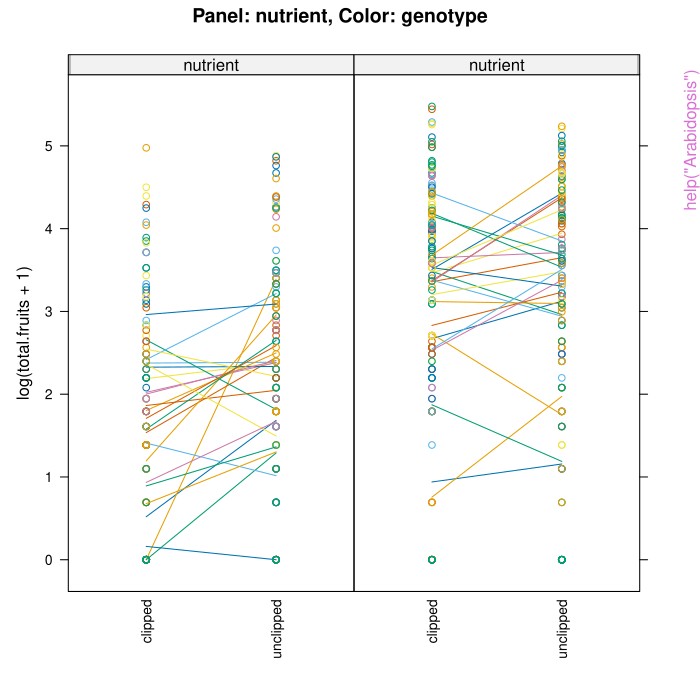

Source code (R):
pkgname <- "lme4"
source(file.path(R.home("share"), "R", "examples-header.R"))
options(warn = 1)
library('lme4')

base::assign(".oldSearch", base::search(), pos = 'CheckExEnv')
base::assign(".old_wd", base::getwd(), pos = 'CheckExEnv')
cleanEx()
nameEx("Arabidopsis")
### * Arabidopsis

flush(stderr()); flush(stdout())

### Name: Arabidopsis
### Title: Arabidopsis clipping/fertilization data
### Aliases: Arabidopsis
### Keywords: datasets

### ** Examples

data(Arabidopsis)
summary(Arabidopsis[,"total.fruits"])
table(gsub("[0-9].","",levels(Arabidopsis[,"popu"])))
library(lattice)
stripplot(log(total.fruits+1) ~ amd|nutrient, data = Arabidopsis,
          groups = gen,
          strip=strip.custom(strip.names=c(TRUE,TRUE)),
          type=c('p','a'), ## points and panel-average value --
          ## see ?panel.xyplot
          scales=list(x=list(rot=90)),
          main="Panel: nutrient, Color: genotype")



cleanEx()
nameEx("Dyestuff")
### * Dyestuff

flush(stderr()); flush(stdout())

### Name: Dyestuff
### Title: Yield of dyestuff by batch
### Aliases: Dyestuff Dyestuff2
### Keywords: datasets

### ** Examples

## Don't show: 
 # useful for the lme4-authors --- development, debugging, etc:
 commandArgs()[-1]
 if(FALSE) ## R environment variables:
 local({ ne <- names(e <- Sys.getenv())
         list(R    = e[grep("^R", ne)],
              "_R" = e[grep("^_R",ne)]) })
 Sys.getenv("R_ENVIRON")
 Sys.getenv("R_PROFILE")
 cat("R_LIBS:\n"); (RL <- strsplit(Sys.getenv("R_LIBS"), ":")[[1]])
 nRL <- normalizePath(RL)
 cat("and extra(:= not in R_LIBS) .libPaths():\n")
 .libPaths()[is.na(match(.libPaths(), nRL))]

 structure(Sys.info()[c(4,5,1:3)], class="simple.list") #-> 'nodename' ..
 sessionInfo()
 searchpaths()
 pkgI <- function(pkgname) {
   pd <- tryCatch(packageDescription(pkgname),
                  error=function(e)e, warning=function(w)w)
   if(inherits(pd, "error") || inherits(pd, "warning"))
     cat(sprintf("packageDescription(\"%s\") %s: %s\n",
                 pkgname, class(pd)[2], pd$message))
   else
     cat(sprintf("%s -- built: %s\n%*s -- dir  : %s\n",
                 pkgname, pd$Built, nchar(pkgname), "",
                 dirname(dirname(attr(pd, "file")))))
 }
 pkgI("Matrix")
 pkgI("Rcpp")
 ## 2012-03-12{MM}: fails with --as-cran
 pkgI("RcppEigen")
 pkgI("minqa")
 pkgI("lme4")
## End(Don't show)
require(lattice)
str(Dyestuff)
dotplot(reorder(Batch, Yield) ~ Yield, Dyestuff,
        ylab = "Batch", jitter.y = TRUE, aspect = 0.3,
        type = c("p", "a"))
dotplot(reorder(Batch, Yield) ~ Yield, Dyestuff2,
        ylab = "Batch", jitter.y = TRUE, aspect = 0.3,
        type = c("p", "a"))
(fm1 <- lmer(Yield ~ 1|Batch, Dyestuff))
(fm2 <- lmer(Yield ~ 1|Batch, Dyestuff2))



cleanEx()
nameEx("GHrule")
### * GHrule

flush(stderr()); flush(stdout())

### Name: GHrule
### Title: Univariate Gauss-Hermite quadrature rule
### Aliases: GHrule

### ** Examples

(r5  <- GHrule( 5, asMatrix=FALSE))
(r12 <- GHrule(12, asMatrix=FALSE))

## second, fourth, sixth, eighth and tenth central moments of the
## standard Gaussian N(0,1) density:
ps <- seq(2, 10, by = 2)
cbind(p = ps, "E[X^p]" = with(r5,  sapply(ps, function(p) sum(w * z^p)))) # p=10 is wrong for 5-rule
p <- 1:15
GQ12 <- with(r12, sapply(p, function(p) sum(w * z^p)))
cbind(p = p, "E[X^p]" = zapsmall(GQ12))
## standard R numerical integration can do it too:
intL <- lapply(p, function(p) integrate(function(x) x^p * dnorm(x),
                                        -Inf, Inf, rel.tol=1e-11))
integR <- sapply(intL, `[[`, "value")
cbind(p, "E[X^p]" = integR)# no zapsmall() needed here
all.equal(GQ12, integR, tol=0)# => shows small difference
stopifnot(all.equal(GQ12, integR, tol = 1e-10))
(xactMom <- cumprod(seq(1,13, by=2)))
stopifnot(all.equal(xactMom, GQ12[2*(1:7)], tol=1e-14))
## mean relative errors :
mean(abs(GQ12  [2*(1:7)] / xactMom - 1)) # 3.17e-16
mean(abs(integR[2*(1:7)] / xactMom - 1)) # 9.52e-17 {even better}



cleanEx()
nameEx("GQdk")
### * GQdk

flush(stderr()); flush(stdout())

### Name: GQdk
### Title: Sparse Gaussian / Gauss-Hermite Quadrature grid
### Aliases: GQdk GQN

### ** Examples

GQdk(2,5) # 53 x 3

GQN[[3]][[5]] # a 14 x 4 matrix



cleanEx()
nameEx("InstEval")
### * InstEval

flush(stderr()); flush(stdout())

### Name: InstEval
### Title: University Lecture/Instructor Evaluations by Students at ETH
### Aliases: InstEval
### Keywords: datasets

### ** Examples

str(InstEval)

head(InstEval, 16)
xtabs(~ service + dept, InstEval)



cleanEx()
nameEx("NelderMead-class")
### * NelderMead-class

flush(stderr()); flush(stdout())

### Name: NelderMead-class
### Title: Class '"NelderMead"' of Nelder-Mead optimizers and its Generator
### Aliases: NelderMead NelderMead-class
### Keywords: classes

### ** Examples

showClass("NelderMead")



cleanEx()
nameEx("Nelder_Mead")
### * Nelder_Mead

flush(stderr()); flush(stdout())

### Name: NelderMead
### Title: Nelder-Mead Optimization of Parameters, Possibly (Box)
###   Constrained
### Aliases: Nelder_Mead
### Keywords: classes

### ** Examples

fr <- function(x) {   ## Rosenbrock Banana function
    x1 <- x[1]
    x2 <- x[2]
    100 * (x2 - x1 * x1)^2 + (1 - x1)^2
}
p0 <- c(-1.2, 1)

oo  <- optim(p0, fr) ## also uses Nelder-Mead by default
o.  <- Nelder_Mead(fr, p0)
o.1 <- Nelder_Mead(fr, p0, control=list(verbose=1))# -> some iteration output
stopifnot(identical(o.[1:4], o.1[1:4]),
          all.equal(o.$par, oo$par, tolerance=1e-3))# diff: 0.0003865

o.2 <- Nelder_Mead(fr, p0, control=list(verbose=3, XtolRel=1e-15, FtolAbs= 1e-14))
all.equal(o.2[-5],o.1[-5], tolerance=1e-15)# TRUE, unexpectedly



cleanEx()
nameEx("Pastes")
### * Pastes

flush(stderr()); flush(stdout())

### Name: Pastes
### Title: Paste strength by batch and cask
### Aliases: Pastes
### Keywords: datasets

### ** Examples

str(Pastes)
require(lattice)
dotplot(cask ~ strength | reorder(batch, strength), Pastes,
        strip = FALSE, strip.left = TRUE, layout = c(1, 10),
        ylab = "Cask within batch",
        xlab = "Paste strength", jitter.y = TRUE)
## Modifying the factors to enhance the plot
Pastes <- within(Pastes, batch <- reorder(batch, strength))
Pastes <- within(Pastes, sample <- reorder(reorder(sample, strength),
          as.numeric(batch)))
dotplot(sample ~ strength | batch, Pastes,
        strip = FALSE, strip.left = TRUE, layout = c(1, 10),
        scales = list(y = list(relation = "free")),
        ylab = "Sample within batch",
        xlab = "Paste strength", jitter.y = TRUE)
## Four equivalent models differing only in specification
(fm1 <- lmer(strength ~ (1|batch) + (1|sample), Pastes))
(fm2 <- lmer(strength ~ (1|batch/cask), Pastes))
(fm3 <- lmer(strength ~ (1|batch) + (1|batch:cask), Pastes))
(fm4 <- lmer(strength ~ (1|batch/sample), Pastes))
## fm4 results in redundant labels on the sample:batch interaction
head(ranef(fm4)[[1]])
## compare to fm1
head(ranef(fm1)[[1]])
## This model is different and NOT appropriate for these data
(fm5 <- lmer(strength ~ (1|batch) + (1|cask), Pastes))

L <- getME(fm1, "L")
Matrix::image(L, sub = "Structure of random effects interaction in pastes model")



cleanEx()
nameEx("Penicillin")
### * Penicillin

flush(stderr()); flush(stdout())

### Name: Penicillin
### Title: Variation in penicillin testing
### Aliases: Penicillin
### Keywords: datasets

### ** Examples

str(Penicillin)
require(lattice)
dotplot(reorder(plate, diameter) ~ diameter, Penicillin, groups = sample,
        ylab = "Plate", xlab = "Diameter of growth inhibition zone (mm)",
        type = c("p", "a"), auto.key = list(columns = 3, lines = TRUE,
        title = "Penicillin sample"))
(fm1 <- lmer(diameter ~ (1|plate) + (1|sample), Penicillin))

L <- getME(fm1, "L")
Matrix::image(L, main = "L",
              sub = "Penicillin: Structure of random effects interaction")



cleanEx()
nameEx("VarCorr")
### * VarCorr

flush(stderr()); flush(stdout())

### Name: VarCorr
### Title: Extract Variance and Correlation Components
### Aliases: VarCorr VarCorr.merMod as.data.frame.VarCorr.merMod
###   print.VarCorr.merMod
### Keywords: models

### ** Examples

data(Orthodont, package="nlme")
fm1 <- lmer(distance ~ age + (age|Subject), data = Orthodont)
print(vc <- VarCorr(fm1))  ## default print method: standard dev and corr
## both variance and std.dev.
print(vc,comp=c("Variance","Std.Dev."), digits=2)
## variance only
print(vc, comp=c("Variance"))
## standard deviations only, but covariances rather than correlations
print(vc, corr = FALSE)
as.data.frame(vc)
as.data.frame(vc, order="lower.tri")



cleanEx()
nameEx("VerbAgg")
### * VerbAgg

flush(stderr()); flush(stdout())

### Name: VerbAgg
### Title: Verbal Aggression item responses
### Aliases: VerbAgg
### Keywords: datasets

### ** Examples

str(VerbAgg)
## Show how  r2 := h(resp) is defined:
with(VerbAgg, stopifnot( identical(r2, {
     r <- factor(resp, ordered=FALSE); levels(r) <- c("N","Y","Y"); r})))

xtabs(~ item + resp, VerbAgg)
xtabs(~ btype + resp, VerbAgg)
round(100 * ftable(prop.table(xtabs(~ situ + mode + resp, VerbAgg), 1:2), 1))
person <- unique(subset(VerbAgg, select = c(id, Gender, Anger)))
require(lattice)
densityplot(~ Anger, person, groups = Gender, auto.key = list(columns = 2),
            xlab = "Trait Anger score (STAXI)")

if(lme4:::testLevel() >= 3) { ## takes about 15 sec
    print(fmVA <- glmer(r2 ~ (Anger + Gender + btype + situ)^2 +
 		   (1|id) + (1|item), family = binomial, data =
		   VerbAgg), corr=FALSE)
} ## testLevel() >= 3
if (interactive()) {
## much faster but less accurate
    print(fmVA0 <- glmer(r2 ~ (Anger + Gender + btype + situ)^2 +
                             (1|id) + (1|item), family = binomial,
                         data = VerbAgg, nAGQ=0L), corr=FALSE)
} ## interactive()



cleanEx()
nameEx("allFit")
### * allFit

flush(stderr()); flush(stdout())

### Name: allFit
### Title: Refit a fitted model with all available optimizers
### Aliases: allFit
### Keywords: models

### ** Examples

if (interactive()) {
library(lme4)
  gm1 <- glmer(cbind(incidence, size - incidence) ~ period + (1 | herd),
             data = cbpp, family = binomial)
  ## show available methods
  allFit(show.meth.tab=TRUE) 
  gm_all <- allFit(gm1)
  ss <- summary(gm_all)
  ss$which.OK            ## logical vector: which optimizers worked?
  ## the other components only contain values for the optimizers that worked
  ss$llik                ## vector of log-likelihoods
  ss$fixef               ## table of fixed effects
  ss$sdcor               ## table of random effect SDs and correlations
  ss$theta               ## table of random effects parameters, Cholesky scale
} 
## Not run: 
##D   ## Parallel examples for Windows
##D   nc <- detectCores()-1
##D   optCls <- makeCluster(nc, type = "SOCK")
##D   clusterEvalQ(optCls,library("lme4"))
##D   ### not necessary here because using a built-in
##D   ## data set, but in general you should clusterExport() your data
##D   clusterExport(optCls, "cbpp")
##D   system.time(af1 <- allFit(m0, parallel = 'snow', 
##D                           ncpus = nc, cl=optCls))
##D   stopCluster(optCls)
## End(Not run)
 



cleanEx()
nameEx("bootMer")
### * bootMer

flush(stderr()); flush(stdout())

### Name: bootMer
### Title: Model-based (Semi-)Parametric Bootstrap for Mixed Models
### Aliases: bootMer
### Keywords: htest models

### ** Examples

if (interactive()) {
fm01ML <- lmer(Yield ~ 1|Batch, Dyestuff, REML = FALSE)
## see ?"profile-methods"
mySumm <- function(.) { s <- sigma(.)
    c(beta =getME(., "beta"), sigma = s, sig01 = unname(s * getME(., "theta"))) }
(t0 <- mySumm(fm01ML)) # just three parameters
## alternatively:
mySumm2 <- function(.) {
    c(beta=fixef(.),sigma=sigma(.), sig01=sqrt(unlist(VarCorr(.))))
}

set.seed(101)
## 3.8s (on a 5600 MIPS 64bit fast(year 2009) desktop "AMD Phenom(tm) II X4 925"):
system.time( boo01 <- bootMer(fm01ML, mySumm, nsim = 100) )

## to "look" at it
if (requireNamespace("boot")) {
    boo01
    ## note large estimated bias for sig01
    ## (~30% low, decreases _slightly_ for nsim = 1000)

    ## extract the bootstrapped values as a data frame ...
    head(as.data.frame(boo01))

    ## ------ Bootstrap-based confidence intervals ------------

    ## warnings about "Some ... intervals may be unstable" go away
    ##   for larger bootstrap samples, e.g. nsim=500

    ## intercept
    (bCI.1 <- boot::boot.ci(boo01, index=1, type=c("norm", "basic", "perc")))# beta

    ## Residual standard deviation - original scale:
    (bCI.2  <- boot::boot.ci(boo01, index=2, type=c("norm", "basic", "perc")))
    ## Residual SD - transform to log scale:
    (bCI.2L <- boot::boot.ci(boo01, index=2, type=c("norm", "basic", "perc"),
                       h = log, hdot = function(.) 1/., hinv = exp))

    ## Among-batch variance:
    (bCI.3 <- boot::boot.ci(boo01, index=3, type=c("norm", "basic", "perc"))) # sig01

    
    confint(boo01)
    confint(boo01,type="norm")
    confint(boo01,type="basic")

    ## Graphical examination:
    plot(boo01,index=3)

    ## Check stored values from a longer (1000-replicate) run:
    (load(system.file("testdata","boo01L.RData", package="lme4")))# "boo01L"
    plot(boo01L, index=3)
    mean(boo01L$t[,"sig01"]==0) ## note point mass at zero!
} 
} 



cleanEx()
nameEx("cake")
### * cake

flush(stderr()); flush(stdout())

### Name: cake
### Title: Breakage Angle of Chocolate Cakes
### Aliases: cake
### Keywords: datasets

### ** Examples

str(cake)
## 'temp' is continuous, 'temperature' an ordered factor with 6 levels

(fm1 <- lmer(angle ~ recipe * temperature + (1|recipe:replicate), cake, REML= FALSE))
(fm2 <- lmer(angle ~ recipe + temperature + (1|recipe:replicate), cake, REML= FALSE))
(fm3 <- lmer(angle ~ recipe + temp        + (1|recipe:replicate), cake, REML= FALSE))

## and now "choose" :
anova(fm3, fm2, fm1)



cleanEx()
nameEx("cbpp")
### * cbpp

flush(stderr()); flush(stdout())

### Name: cbpp
### Title: Contagious bovine pleuropneumonia
### Aliases: cbpp
### Keywords: datasets

### ** Examples

## response as a matrix
(m1 <- glmer(cbind(incidence, size - incidence) ~ period + (1 | herd),
             family = binomial, data = cbpp))
## response as a vector of probabilities and usage of argument "weights"
m1p <- glmer(incidence / size ~ period + (1 | herd), weights = size,
             family = binomial, data = cbpp)
## Confirm that these are equivalent:
stopifnot(all.equal(fixef(m1), fixef(m1p), tolerance = 1e-5),
          all.equal(ranef(m1), ranef(m1p), tolerance = 1e-5))

## GLMM with individual-level variability (accounting for overdispersion)
cbpp$obs <- 1:nrow(cbpp)
(m2 <- glmer(cbind(incidence, size - incidence) ~ period + (1 | herd) +  (1|obs),
              family = binomial, data = cbpp))



cleanEx()
nameEx("confint.merMod")
### * confint.merMod

flush(stderr()); flush(stdout())

### Name: confint.merMod
### Title: Compute Confidence Intervals for Parameters of a [ng]lmer Fit
### Aliases: confint.merMod confint.thpr

### ** Examples

if (interactive() || lme4_testlevel() >= 3) {
fm1 <- lmer(Reaction ~ Days + (Days|Subject), sleepstudy)
fm1W <- confint(fm1, method="Wald")# very fast, but not useful for "sigmas" = var-cov pars
fm1W
(fm2 <- lmer(Reaction ~ Days + (Days || Subject), sleepstudy))
(CI2 <- confint(fm2, maxpts = 8)) # method = "profile"; 8: to be much faster
## Don't show: 
 stopifnot(all.equal(tolerance = 5e-6, signif(unname(CI2), 7),
               array(c(15.25847, 3.964157, 22.88062, 237.5732,  7.33431,
                       37.78184, 8.768238, 28.78768, 265.2383, 13.60057),
                     dim = c(5L, 2L))))
## End(Don't show)
if (lme4_testlevel() >= 3) {
  system.time(fm1P <- confint(fm1, method="profile", ## <- default
                              oldNames = FALSE))
  ## --> ~ 2.2 seconds (2022)
  set.seed(123) # (reproducibility when using bootstrap)
  system.time(fm1B <- confint(fm1, method="boot", oldNames=FALSE,
                              .progress="txt", PBargs= list(style=3)))
  ## --> ~ 6.2 seconds (2022) and warning, messages
} else {
    load(system.file("testdata","confint_ex.rda",package="lme4"))
}
fm1P
fm1B
} ## if interactive && testlevel>=3



cleanEx()
nameEx("convergence")
### * convergence

flush(stderr()); flush(stdout())

### Name: convergence
### Title: Assessing Convergence for Fitted Models
### Aliases: convergence

### ** Examples

if (interactive()) {
fm1 <- lmer(Reaction ~ Days + (Days | Subject), sleepstudy)

## 1. decrease stopping tolerances
strict_tol <- lmerControl(optCtrl=list(xtol_abs=1e-8, ftol_abs=1e-8))
if (all(fm1@optinfo$optimizer=="nloptwrap")) {
    fm1.tol <- update(fm1, control=strict_tol)
}

## 2. center and scale predictors:
ss.CS <- transform(sleepstudy, Days=scale(Days))
fm1.CS <- update(fm1, data=ss.CS)

## 3. recompute gradient and Hessian with Richardson extrapolation
devfun <- update(fm1, devFunOnly=TRUE)
if (isLMM(fm1)) {
    pars <- getME(fm1,"theta")
} else {
    ## GLMM: requires both random and fixed parameters
    pars <- getME(fm1, c("theta","fixef"))
}
if (require("numDeriv")) {
    cat("hess:\n"); print(hess <- hessian(devfun, unlist(pars)))
    cat("grad:\n"); print(grad <- grad(devfun, unlist(pars)))
    cat("scaled gradient:\n")
    print(scgrad <- solve(chol(hess), grad))
}
## compare with internal calculations:
fm1@optinfo$derivs

## compute reciprocal condition number of Hessian
H <- fm1@optinfo$derivs$Hessian
Matrix::rcond(H)

## 4. restart the fit from the original value (or
## a slightly perturbed value):
fm1.restart <- update(fm1, start=pars)
set.seed(101)
pars_x <- runif(length(pars),pars/1.01,pars*1.01)
fm1.restart2 <- update(fm1, start=pars_x,
                       control=strict_tol)

## 5. try all available optimizers

  fm1.all <- allFit(fm1)
  ss <- summary(fm1.all)
  ss$ fixef               ## fixed effects
  ss$ llik                ## log-likelihoods
  ss$ sdcor               ## SDs and correlations
  ss$ theta               ## Cholesky factors
  ss$ which.OK            ## which fits worked

} 



cleanEx()
nameEx("devfun2")
### * devfun2

flush(stderr()); flush(stdout())

### Name: devfun2
### Title: Deviance Function in Terms of Standard Deviations/Correlations
### Aliases: devfun2
### Keywords: utilities

### ** Examples

m1 <- lmer(Reaction~Days+(Days|Subject),sleepstudy)
dd <- devfun2(m1, useSc=TRUE)
pp <- attr(dd,"optimum")
## extract variance-covariance and residual std dev parameters
sigpars <- pp[grepl("^\\.sig",names(pp))]
all.equal(unname(dd(sigpars)),deviance(refitML(m1)))



cleanEx()
nameEx("drop1.merMod")
### * drop1.merMod

flush(stderr()); flush(stdout())

### Name: drop1.merMod
### Title: Drop all possible single fixed-effect terms from a mixed effect
###   model
### Aliases: drop1.merMod
### Keywords: misc

### ** Examples

fm1 <- lmer(Reaction ~ Days + (Days|Subject), sleepstudy)
## likelihood ratio tests
drop1(fm1,test="Chisq")
## use Kenward-Roger corrected F test, or parametric bootstrap,
## to test the significance of each dropped predictor
if (require(pbkrtest) && packageVersion("pbkrtest")>="0.3.8") {
   KRSumFun <- function(object, objectDrop, ...) {
      krnames <- c("ndf","ddf","Fstat","p.value","F.scaling")
      r <- if (missing(objectDrop)) {
          setNames(rep(NA,length(krnames)),krnames)
      } else {
         krtest <- KRmodcomp(object,objectDrop)
         unlist(krtest$stats[krnames])
      }
      attr(r,"method") <- c("Kenward-Roger via pbkrtest package")
      r
   }
   drop1(fm1, test="user", sumFun=KRSumFun)

   if(lme4:::testLevel() >= 3) { ## takes about 16 sec
     nsim <- 100
     PBSumFun <- function(object, objectDrop, ...) {
	pbnames <- c("stat","p.value")
	r <- if (missing(objectDrop)) {
	    setNames(rep(NA,length(pbnames)),pbnames)
	} else {
	   pbtest <- PBmodcomp(object,objectDrop,nsim=nsim)
	   unlist(pbtest$test[2,pbnames])
	}
	attr(r,"method") <- c("Parametric bootstrap via pbkrtest package")
	r
     }
     system.time(drop1(fm1, test="user", sumFun=PBSumFun))
   }
}
## workaround for creating a formula in a separate environment
createFormula <- function(resp, fixed, rand) {  
    f <- reformulate(c(fixed,rand),response=resp)
    ## use the parent (createModel) environment, not the
    ## environment of this function (which does not contain 'data')
    environment(f) <- parent.frame()
    f
}
createModel <- function(data) {
    mf.final <- createFormula("Reaction", "Days", "(Days|Subject)")
    lmer(mf.final, data=data)
}
drop1(createModel(data=sleepstudy))



cleanEx()
nameEx("dummy")
### * dummy

flush(stderr()); flush(stdout())

### Name: dummy
### Title: Dummy variables (experimental)
### Aliases: dummy

### ** Examples

data(Orthodont,package="nlme")
lmer(distance ~ age + (age|Subject) +
     (0+dummy(Sex, "Female")|Subject), data = Orthodont)



cleanEx()
nameEx("expandDoubleVerts")
### * expandDoubleVerts

flush(stderr()); flush(stdout())

### Name: expandDoubleVerts
### Title: Expand terms with "||" notation into separate "|" terms
### Aliases: expandDoubleVerts ||
### Keywords: models utilities

### ** Examples

  m <- ~ x + (x || g)
  expandDoubleVerts(m)
  set.seed(101)
  dd <- expand.grid(f=factor(letters[1:3]),g=factor(1:200),rep=1:3)
  dd$y <- simulate(~f + (1|g) + (0+dummy(f,"b")|g) + (0+dummy(f,"c")|g),
          newdata=dd,
          newparams=list(beta=rep(0,3),
                         theta=c(1,2,1),
                         sigma=1),
          family=gaussian)[[1]]
  m1 <- lmer(y~f+(f|g),data=dd)
  VarCorr(m1)
  m2 <- lmer(y~f+(1|g) + (0+dummy(f,"b")|g) + (0+dummy(f,"c")|g),
               data=dd)
  VarCorr(m2)



cleanEx()
nameEx("findbars")
### * findbars

flush(stderr()); flush(stdout())

### Name: findbars
### Title: Determine random-effects expressions from a formula
### Aliases: findbars
### Keywords: models utilities

### ** Examples

findbars(f1 <- Reaction ~ Days + (Days | Subject))
## => list( Days | Subject )
## These two are equivalent:% tests in ../inst/tests/test-doubleVertNotation.R
findbars(y ~ Days + (1 | Subject) + (0 + Days | Subject))
findbars(y ~ Days + (Days || Subject))
## => list of length 2:  list ( 1 | Subject ,  0 + Days | Subject)
findbars(~ 1 + (1 | batch / cask))
## => list of length 2:  list ( 1 | cask:batch ,  1 | batch)
## Don't show: 
stopifnot(identical(findbars(f1),
                    list(quote(Days | Subject))))
## End(Don't show)



cleanEx()
nameEx("fixef")
### * fixef

flush(stderr()); flush(stdout())

### Name: fixef
### Title: Extract fixed-effects estimates
### Aliases: fixed.effects fixef fixef.merMod
### Keywords: models

### ** Examples

fixef(lmer(Reaction ~ Days + (1|Subject) + (0+Days|Subject), sleepstudy))
fm2 <- lmer(Reaction ~ Days + Days2 + (1|Subject),
            data=transform(sleepstudy,Days2=Days))
fixef(fm2,add.dropped=TRUE)
## first two parameters are the same ...
stopifnot(all.equal(fixef(fm2,add.dropped=TRUE)[1:2],
                    fixef(fm2)))



cleanEx()
nameEx("fortify")
### * fortify

flush(stderr()); flush(stdout())

### Name: fortify
### Title: add information to data based on a fitted model
### Aliases: fortify fortify.merMod getData getData.merMod

### ** Examples

  fm1 <- lmer(Reaction~Days+(1|Subject),sleepstudy)
  names(fortify.merMod(fm1))



cleanEx()
nameEx("getME")
### * getME

flush(stderr()); flush(stdout())

### Name: getME
### Title: Extract or Get Generalized Components from a Fitted Mixed
###   Effects Model
### Aliases: getL getL,merMod-method getME getME.merMod
### Keywords: utilities

### ** Examples

## shows many methods you should consider *before* using getME():
methods(class = "merMod")

(fm1 <- lmer(Reaction ~ Days + (Days|Subject), sleepstudy))
Z <- getME(fm1, "Z")
stopifnot(is(Z, "CsparseMatrix"),
          c(180,36) == dim(Z),
	  all.equal(fixef(fm1), b1 <- getME(fm1, "beta"),
		    check.attributes=FALSE, tolerance = 0))

## A way to get *all* getME()s :
## internal consistency check ensuring that all work:
parts <- getME(fm1, "ALL")
str(parts, max=2)
stopifnot(identical(Z,  parts $ Z),
          identical(b1, parts $ beta))



cleanEx()
nameEx("glmFamily-class")
### * glmFamily-class

flush(stderr()); flush(stdout())

### Name: glmFamily-class
### Title: Class '"glmFamily"' - a reference class for 'family'
### Aliases: glmFamily-class
### Keywords: classes

### ** Examples

str(glmFamily$new(family=poisson()))



cleanEx()
nameEx("glmer")
### * glmer

flush(stderr()); flush(stdout())

### Name: glmer
### Title: Fitting Generalized Linear Mixed-Effects Models
### Aliases: glmer
### Keywords: models

### ** Examples

## generalized linear mixed model
library(lattice)
xyplot(incidence/size ~ period|herd, cbpp, type=c('g','p','l'),
       layout=c(3,5), index.cond = function(x,y)max(y))
(gm1 <- glmer(cbind(incidence, size - incidence) ~ period + (1 | herd),
              data = cbpp, family = binomial))
## using nAGQ=0 only gets close to the optimum
(gm1a <- glmer(cbind(incidence, size - incidence) ~ period + (1 | herd),
               cbpp, binomial, nAGQ = 0))
## using  nAGQ = 9  provides a better evaluation of the deviance
## Currently the internal calculations use the sum of deviance residuals,
## which is not directly comparable with the nAGQ=0 or nAGQ=1 result.
## 'verbose = 1' monitors iteratin a bit; (verbose = 2 does more):
(gm1a <- glmer(cbind(incidence, size - incidence) ~ period + (1 | herd),
               cbpp, binomial, verbose = 1, nAGQ = 9))

## GLMM with individual-level variability (accounting for overdispersion)
## For this data set the model is the same as one allowing for a period:herd
## interaction, which the plot indicates could be needed.
cbpp$obs <- 1:nrow(cbpp)
(gm2 <- glmer(cbind(incidence, size - incidence) ~ period +
    (1 | herd) +  (1|obs),
              family = binomial, data = cbpp))
anova(gm1,gm2)

## glmer and glm log-likelihoods are consistent
gm1Devfun <- update(gm1,devFunOnly=TRUE)
gm0 <- glm(cbind(incidence, size - incidence) ~ period,
           family = binomial, data = cbpp)
## evaluate GLMM deviance at RE variance=theta=0, beta=(GLM coeffs)
gm1Dev0 <- gm1Devfun(c(0,coef(gm0)))
## compare
stopifnot(all.equal(gm1Dev0,c(-2*logLik(gm0))))
## the toenail oncholysis data from Backer et al 1998
## these data are notoriously difficult to fit
## Not run: 
##D if (require("HSAUR3")) {
##D     gm2 <- glmer(outcome~treatment*visit+(1|patientID),
##D                  data=toenail,
##D                  family=binomial,nAGQ=20)
##D }
## End(Not run)



cleanEx()
nameEx("glmer.nb")
### * glmer.nb

flush(stderr()); flush(stdout())

### Name: glmer.nb
### Title: Fitting Negative Binomial GLMMs
### Aliases: glmer.nb negative.binomial
### Keywords: models

### ** Examples

set.seed(101)
dd <- expand.grid(f1 = factor(1:3),
                  f2 = LETTERS[1:2], g=1:9, rep=1:15,
          KEEP.OUT.ATTRS=FALSE)
summary(mu <- 5*(-4 + with(dd, as.integer(f1) + 4*as.numeric(f2))))
dd$y <- rnbinom(nrow(dd), mu = mu, size = 0.5)
str(dd)
require("MASS")## and use its glm.nb() - as indeed we have zero random effect:
## Not run: 
##D m.glm <- glm.nb(y ~ f1*f2, data=dd, trace=TRUE)
##D summary(m.glm)
##D m.nb <- glmer.nb(y ~ f1*f2 + (1|g), data=dd, verbose=TRUE)
##D m.nb
##D ## The neg.binomial theta parameter:
##D getME(m.nb, "glmer.nb.theta")
##D LL <- logLik(m.nb)
##D ## mixed model has 1 additional parameter (RE variance)
##D stopifnot(attr(LL,"df")==attr(logLik(m.glm),"df")+1)
##D plot(m.nb, resid(.) ~ g)# works, as long as data 'dd' is found
## End(Not run)



cleanEx()
nameEx("golden-class")
### * golden-class

flush(stderr()); flush(stdout())

### Name: golden-class
### Title: Class '"golden"' and Generator for Golden Search Optimizer Class
### Aliases: golden-class golden
### Keywords: classes

### ** Examples

showClass("golden")

golden(lower= -100, upper= 1e100)



cleanEx()
nameEx("grouseticks")
### * grouseticks

flush(stderr()); flush(stdout())

### Name: grouseticks
### Title: Data on red grouse ticks from Elston et al. 2001
### Aliases: grouseticks grouseticks_agg
### Keywords: datasets

### ** Examples

if (interactive()) {
data(grouseticks)
## Figure 1a from Elston et al
par(las=1,bty="l")
tvec <- c(0,1,2,5,20,40,80)
pvec <- c(4,1,3)
with(grouseticks_agg,plot(1+meanTICKS~HEIGHT,
                  pch=pvec[factor(YEAR)],
                  log="y",axes=FALSE,
                  xlab="Altitude (m)",
                  ylab="Brood mean ticks"))
axis(side=1)
axis(side=2,at=tvec+1,label=tvec)
box()
abline(v=405,lty=2)
## Figure 1b
with(grouseticks_agg,plot(varTICKS~meanTICKS,
                  pch=4,
                  xlab="Brood mean ticks",
                  ylab="Within-brood variance"))
curve(1*x,from=0,to=70,add=TRUE)
## Model fitting
form <- TICKS~YEAR+HEIGHT+(1|BROOD)+(1|INDEX)+(1|LOCATION)
(full_mod1  <- glmer(form, family="poisson",data=grouseticks))
}



graphics::par(get("par.postscript", pos = 'CheckExEnv'))
cleanEx()
nameEx("hatvalues.merMod")
### * hatvalues.merMod

flush(stderr()); flush(stdout())

### Name: hatvalues.merMod
### Title: Diagonal elements of the hat matrix
### Aliases: hatvalues.merMod

### ** Examples

m <- lmer(Reaction ~ Days + (Days | Subject), sleepstudy)
hatvalues(m)



cleanEx()
nameEx("influence.merMod")
### * influence.merMod

flush(stderr()); flush(stdout())

### Name: influence.merMod
### Title: Influence Diagnostics for Mixed-Effects Models
### Aliases: influence.merMod dfbeta.influence.merMod
###   dfbetas.influence.merMod cooks.distance.influence.merMod
###   cooks.distance.merMod
### Keywords: models

### ** Examples

if (interactive()) {
  fm1 <- lmer(Reaction ~ Days + (Days | Subject), sleepstudy)
  inf_fm1 <- influence(fm1, "Subject")
  if (require("car")) {
    infIndexPlot(inf_fm1)
  }
  dfbeta(inf_fm1)
  dfbetas(inf_fm1)
  gm1 <- glmer(cbind(incidence, size - incidence) ~ period + (1 | herd),
               data = cbpp, family = binomial)
  inf_gm1 <- influence(gm1, "herd", maxfun=100)
  gm1.11 <- update(gm1, subset = herd != 11) # check deleting herd 11
  if (require("car")) {
    infIndexPlot(inf_gm1)
    compareCoefs(gm1, gm1.11)
  }
  if(packageVersion("car") >= "3.0.10") {
    dfbeta(inf_gm1)
    dfbetas(inf_gm1)
  }
 } 



cleanEx()
nameEx("isNested")
### * isNested

flush(stderr()); flush(stdout())

### Name: isNested
### Title: Is f1 nested within f2?
### Aliases: isNested

### ** Examples

with(Pastes, isNested(cask, batch))   ## => FALSE
with(Pastes, isNested(sample, batch))  ## => TRUE



cleanEx()
nameEx("isREML")
### * isREML

flush(stderr()); flush(stdout())

### Name: isREML
### Title: Check characteristics of models
### Aliases: isGLMM isLMM isNLMM isREML isGLMM.merMod isLMM.merMod
###   isNLMM.merMod isREML.merMod

### ** Examples

fm1 <- lmer(Reaction ~ Days + (Days|Subject), sleepstudy)
gm1 <- glmer(cbind(incidence, size - incidence) ~ period + (1 | herd),
              data = cbpp, family = binomial)
nm1 <- nlmer(circumference ~ SSlogis(age, Asym, xmid, scal) ~ Asym|Tree,
             Orange, start = c(Asym = 200, xmid = 725, scal = 350))

isLMM(fm1)
isGLMM(gm1)
## check all :
is.MM <- function(x) c(LMM = isLMM(x), GLMM= isGLMM(x), NLMM= isNLMM(x))
stopifnot(cbind(is.MM(fm1), is.MM(gm1), is.MM(nm1))
	  == diag(rep(TRUE,3)))



cleanEx()
nameEx("lmList")
### * lmList

flush(stderr()); flush(stdout())

### Name: lmList
### Title: Fit List of lm or glm Objects with a Common Model
### Aliases: lmList plot.lmList
### Keywords: models

### ** Examples

fm.plm  <- lmList(Reaction ~ Days | Subject, sleepstudy)
coef(fm.plm)
fm.2  <- update(fm.plm, pool = FALSE)
## coefficients are the same, "pooled or unpooled":
stopifnot( all.equal(coef(fm.2), coef(fm.plm)) )

(ci <- confint(fm.plm)) # print and rather *see* :
plot(ci)                # how widely they vary for the individuals



cleanEx()
nameEx("lmList4-class")
### * lmList4-class

flush(stderr()); flush(stdout())

### Name: lmList4-class
### Title: Class "lmList4" of 'lm' Objects on Common Model
### Aliases: lmList4-class show,lmList4-method
### Keywords: classes

### ** Examples

if(getRversion() >= "3.2.0") {
  (mm <- methods(class = "lmList4"))
  ## The S3 ("not S4") ones :
  mm[!attr(mm,"info")[,"isS4"]]
}
## For more examples:  example(lmList)  i.e., ?lmList



cleanEx()
nameEx("lmResp-class")
### * lmResp-class

flush(stderr()); flush(stdout())

### Name: lmResp-class
### Title: Reference Classes for Response Modules,
###   '"(lm|glm|nls|lmer)Resp"'
### Aliases: glmResp-class lmerResp-class lmResp-class nlsResp-class
### Keywords: classes

### ** Examples

showClass("lmResp")
str(lmResp$new(y=1:4))
showClass("glmResp")
str(glmResp$new(family=poisson(), y=1:4))
showClass("nlsResp")
showClass("lmerResp")
str(lmerResp$new(y=1:4))



cleanEx()
nameEx("lmer")
### * lmer

flush(stderr()); flush(stdout())

### Name: lmer
### Title: Fit Linear Mixed-Effects Models
### Aliases: lmer
### Keywords: models

### ** Examples

## linear mixed models - reference values from older code
(fm1 <- lmer(Reaction ~ Days + (Days | Subject), sleepstudy))
summary(fm1)# (with its own print method; see class?merMod % ./merMod-class.Rd

str(terms(fm1))
stopifnot(identical(terms(fm1, fixed.only=FALSE),
                    terms(model.frame(fm1))))
attr(terms(fm1, FALSE), "dataClasses") # fixed.only=FALSE needed for dataCl.

## Maximum Likelihood (ML), and "monitor" iterations via 'verbose':
fm1_ML <- update(fm1, REML=FALSE, verbose = 1)
(fm2 <- lmer(Reaction ~ Days + (Days || Subject), sleepstudy))
anova(fm1, fm2)
sm2 <- summary(fm2)
print(fm2, digits=7, ranef.comp="Var") # the print.merMod()         method
print(sm2, digits=3, corr=FALSE)       # the print.summary.merMod() method

## Fit sex-specific variances by constructing numeric dummy variables
## for sex and sex:age; in this case the estimated variance differences
## between groups in both intercept and slope are zero ...
data(Orthodont,package="nlme")
Orthodont$nsex <- as.numeric(Orthodont$Sex=="Male")
Orthodont$nsexage <- with(Orthodont, nsex*age)
lmer(distance ~ age + (age|Subject) + (0+nsex|Subject) +
     (0 + nsexage|Subject), data=Orthodont)



cleanEx()
nameEx("lmerControl")
### * lmerControl

flush(stderr()); flush(stdout())

### Name: lmerControl
### Title: Control of Mixed Model Fitting
### Aliases: glmerControl lmerControl nlmerControl .makeCC

### ** Examples

str(lmerControl())
str(glmerControl())
## fit with default algorithm [nloptr version of BOBYQA] ...
fm0 <- lmer(Reaction ~ Days +   ( 1 | Subject), sleepstudy)
fm1 <- lmer(Reaction ~ Days + (Days | Subject), sleepstudy)
## or with "bobyqa" (default 2013 - 2019-02) ...
fm1_bobyqa <- update(fm1, control = lmerControl(optimizer="bobyqa"))
## or with "Nelder_Mead" (the default till 2013) ...
fm1_NMead <- update(fm1, control = lmerControl(optimizer="Nelder_Mead"))
## or with the nlminb function used in older (<1.0) versions of lme4;
## this will usually replicate older results
if (require(optimx)) {
    fm1_nlminb <- update(fm1,
                         control = lmerControl(optimizer= "optimx",
                                               optCtrl  = list(method="nlminb")))
    ## The other option here is method="L-BFGS-B".
}

## Or we can wrap base::optim():
optimwrap <- function(fn,par,lower,upper,control=list(),
                      ...) {
    if (is.null(control$method)) stop("must specify method in optCtrl")
    method <- control$method
    control$method <- NULL
    ## "Brent" requires finite upper values (lower bound will always
    ##  be zero in this case)
    if (method=="Brent") upper <- pmin(1e4,upper)
    res <- optim(par=par, fn=fn, lower=lower,upper=upper,
                 control=control,method=method,...)
    with(res, list(par  = par,
                   fval = value,
                   feval= counts[1],
                   conv = convergence,
                   message = message))
}
fm0_brent <- update(fm0,
                    control = lmerControl(optimizer = "optimwrap",
                                          optCtrl = list(method="Brent")))

## You can also use functions (in addition to the lmerControl() default "NLOPT_BOBYQA")
## from the 'nloptr' package, see also  '?nloptwrap' :
if (require(nloptr)) {
    fm1_nloptr_NM <- update(fm1, control=lmerControl(optimizer="nloptwrap",
                                      optCtrl=list(algorithm="NLOPT_LN_NELDERMEAD")))
    fm1_nloptr_COBYLA <- update(fm1, control=lmerControl(optimizer="nloptwrap",
                                      optCtrl=list(algorithm="NLOPT_LN_COBYLA",
                                                   xtol_rel=1e-6,
                                                   xtol_abs=1e-10,
                                                   ftol_abs=1e-10)))
}
## other algorithm options include NLOPT_LN_SBPLX



cleanEx()
nameEx("merMod-class")
### * merMod-class

flush(stderr()); flush(stdout())

### Name: merMod-class
### Title: Class "merMod" of Fitted Mixed-Effect Models
### Aliases: anova.merMod as.function.merMod coef.merMod deviance.merMod
###   df.residual.merMod extractAIC.merMod family.merMod fitted.merMod
###   formula.merMod glmerMod-class lmerMod-class logLik.merMod merMod
###   merMod-class model.frame.merMod model.matrix.merMod ngrps.merMod
###   nobs.merMod nobs nlmerMod-class print.merMod print.summary.merMod
###   show,merMod-method show.merMod show.summary.merMod summary.merMod
###   summary.summary.merMod terms.merMod update.merMod weights.merMod
###   REMLcrit
### Keywords: classes

### ** Examples

showClass("merMod")
methods(class="merMod")## over 30  (S3) methods available

m1 <- lmer(Reaction ~ Days + (Days | Subject), sleepstudy)
print(m1, ranef.corr = TRUE)   ## print correlations of REs
print(m1, ranef.corr = FALSE)  ## print covariances of REs




cleanEx()
nameEx("merPredD-class")
### * merPredD-class

flush(stderr()); flush(stdout())

### Name: merPredD-class
### Title: Class '"merPredD"' - a Dense Predictor Reference Class
### Aliases: merPredD-class
### Keywords: classes

### ** Examples

showClass("merPredD")
pp <- slot(lmer(Yield ~ 1|Batch, Dyestuff), "pp")
stopifnot(is(pp, "merPredD"))
str(pp) # an overview of all fields and methods' names.



cleanEx()
nameEx("mkReTrms")
### * mkReTrms

flush(stderr()); flush(stdout())

### Name: mkReTrms
### Title: Make Random Effect Terms: Create Z, Lambda, Lind, etc.
### Aliases: mkReTrms mkNewReTrms
### Keywords: utilities

### ** Examples

data("Pixel", package="nlme")
mform <- pixel ~ day + I(day^2) + (day | Dog) + (1 | Side/Dog)
(bar.f <- findbars(mform)) # list with 3 terms
mf <- model.frame(subbars(mform),data=Pixel)
rt <- mkReTrms(bar.f,mf)
names(rt)



cleanEx()
nameEx("modular")
### * modular

flush(stderr()); flush(stdout())

### Name: modular
### Title: Modular Functions for Mixed Model Fits
### Aliases: glFormula lFormula mkGlmerDevfun mkLmerDevfun modular
###   optimizeGlmer optimizeLmer updateGlmerDevfun
### Keywords: models

### ** Examples

### Fitting a linear mixed model in 4 modularized steps

## 1.  Parse the data and formula:
lmod <- lFormula(Reaction ~ Days + (Days|Subject), sleepstudy)
names(lmod)
## 2.  Create the deviance function to be optimized:
(devfun <- do.call(mkLmerDevfun, lmod))
ls(environment(devfun)) # the environment of 'devfun' contains objects
                        # required for its evaluation
## 3.  Optimize the deviance function:
opt <- optimizeLmer(devfun)
opt[1:3]
## 4.  Package up the results:
mkMerMod(environment(devfun), opt, lmod$reTrms, fr = lmod$fr)


### Same model in one line
lmer(Reaction ~ Days + (Days|Subject), sleepstudy)


### Fitting a generalized linear mixed model in six modularized steps

## 1.  Parse the data and formula:
glmod <- glFormula(cbind(incidence, size - incidence) ~ period + (1 | herd),
                   data = cbpp, family = binomial)
    #.... see what've got :
str(glmod, max=1, give.attr=FALSE)
## 2.  Create the deviance function for optimizing over theta:
(devfun <- do.call(mkGlmerDevfun, glmod))
ls(environment(devfun)) # the environment of devfun contains lots of info
## 3.  Optimize over theta using a rough approximation (i.e. nAGQ = 0):
(opt <- optimizeGlmer(devfun))
## 4.  Update the deviance function for optimizing over theta and beta:
(devfun <- updateGlmerDevfun(devfun, glmod$reTrms))
## 5.  Optimize over theta and beta:
opt <- optimizeGlmer(devfun, stage=2)
str(opt, max=1) # seeing what we'got
## 6.  Package up the results:
(fMod <- mkMerMod(environment(devfun), opt, glmod$reTrms, fr = glmod$fr))

### Same model in one line
fM <- glmer(cbind(incidence, size - incidence) ~ period + (1 | herd),
            data = cbpp, family = binomial)
all.equal(fMod, fM, check.attributes=FALSE, tolerance = 1e-12)
        # ----  --  even tolerance = 0  may work



cleanEx()
nameEx("namedList")
### * namedList

flush(stderr()); flush(stdout())

### Name: namedList
### Title: Self-naming list function
### Aliases: namedList

### ** Examples

a <- 1
b <- 2
c <- 3
str(namedList(a, b, d = c))



cleanEx()
nameEx("ngrps")
### * ngrps

flush(stderr()); flush(stdout())

### Name: ngrps
### Title: Number of Levels of a Factor or a "merMod" Model
### Aliases: ngrps

### ** Examples

ngrps(factor(seq(1,10,2)))
ngrps(lmer(Reaction ~ 1|Subject, sleepstudy))

## A named vector if there's more than one grouping factor :
ngrps(lmer(strength ~ (1|batch/cask), Pastes))
## cask:batch      batch
##         30         10

methods(ngrps) # -> "factor" and "merMod"



cleanEx()
nameEx("nlmer")
### * nlmer

flush(stderr()); flush(stdout())

### Name: nlmer
### Title: Fitting Nonlinear Mixed-Effects Models
### Aliases: nlmer
### Keywords: models

### ** Examples

## nonlinear mixed models --- 3-part formulas ---
## 1. basic nonlinear fit. Use stats::SSlogis for its
## implementation of the 3-parameter logistic curve.
## "SS" stands for "self-starting logistic", but the
## "self-starting" part is not currently used by nlmer ... 'start' is
## necessary
startvec <- c(Asym = 200, xmid = 725, scal = 350)
(nm1 <- nlmer(circumference ~ SSlogis(age, Asym, xmid, scal) ~ Asym|Tree,
             Orange, start = startvec))
## 2. re-run with "quick and dirty" PIRLS step
(nm1a <- update(nm1, nAGQ = 0L))

## 3. Fit the same model with a user-built function:
## a. Define formula
nform <- ~Asym/(1+exp((xmid-input)/scal))
## b. Use deriv() to construct function:
nfun <- deriv(nform,namevec=c("Asym","xmid","scal"),
              function.arg=c("input","Asym","xmid","scal"))
nm1b <- update(nm1,circumference ~ nfun(age, Asym, xmid, scal)  ~ Asym | Tree)

## 4. User-built function without using deriv():
##    derivatives could be computed more efficiently
##    by pre-computing components, but these are essentially
##    the gradients as one would derive them by hand
nfun2 <- function(input, Asym, xmid, scal) {
    value <- Asym/(1+exp((xmid-input)/scal))
    grad <- cbind(Asym=1/(1+exp((xmid-input)/scal)),
              xmid=-Asym/(1+exp((xmid-input)/scal))^2*1/scal*
                    exp((xmid-input)/scal),
              scal=-Asym/(1+exp((xmid-input)/scal))^2*
                     -(xmid-input)/scal^2*exp((xmid-input)/scal))
    attr(value,"gradient") <- grad
    value
}
stopifnot(all.equal(attr(nfun(2,1,3,4),"gradient"),
                    attr(nfun(2,1,3,4),"gradient")))
nm1c <- update(nm1,circumference ~ nfun2(age, Asym, xmid, scal)  ~ Asym | Tree)



cleanEx()
nameEx("nloptwrap")
### * nloptwrap

flush(stderr()); flush(stdout())

### Name: nloptwrap
### Title: Wrappers for additional optimizers
### Aliases: nloptwrap nlminbwrap

### ** Examples

library(lme4)
ls.str(environment(nloptwrap)) # 'defaultControl' algorithm "NLOPT_LN_BOBYQA"
## Note that  'optimizer =  "nloptwrap"' is now the default for lmer() :
fm1 <- lmer(Reaction ~ Days + (Days|Subject), sleepstudy)
## tighten tolerances
fm1B <- update(fm1, control= lmerControl(optCtrl = list(xtol_abs=1e-8, ftol_abs=1e-8)))
## run for longer (no effect in this case)
fm1C <- update(fm1,control = lmerControl(optCtrl = list(maxeval=10000)))

  logLik(fm1B) - logLik(fm1)  ## small difference in log likelihood
c(logLik(fm1C) - logLik(fm1)) ## no difference in LL
## Nelder-Mead
fm1_nloptr_NM <- update(fm1, control=
                  lmerControl(optimizer = "nloptwrap",
                              optCtrl = list(algorithm = "NLOPT_LN_NELDERMEAD")))
## other nlOpt algorithm options include NLOPT_LN_COBYLA, NLOPT_LN_SBPLX, see
if(interactive())
  nloptr::nloptr.print.options()

fm1_nlminb <- update(fm1, control=lmerControl(optimizer = "nlminbwrap"))
if (require(optimx)) { ## the 'optimx'-based nlminb :
  fm1_nlminb2 <- update(fm1, control=
                lmerControl(optimizer = "optimx",
                            optCtrl = list(method="nlminb", kkt=FALSE)))
  cat("Likelihood difference (typically zero):  ",
      c(logLik(fm1_nlminb) - logLik(fm1_nlminb2)), "\n")
}





cleanEx()
nameEx("nobars")
### * nobars

flush(stderr()); flush(stdout())

### Name: nobars
### Title: Omit terms separated by vertical bars in a formula
### Aliases: nobars
### Keywords: models utilities

### ** Examples

nobars(Reaction ~ Days + (Days|Subject)) ## => Reaction ~ Days



cleanEx()
nameEx("plot.merMod")
### * plot.merMod

flush(stderr()); flush(stdout())

### Name: plot.merMod
### Title: Diagnostic Plots for 'merMod' Fits
### Aliases: plot.merMod qqmath.merMod

### ** Examples

data(Orthodont,package="nlme")
fm1 <- lmer(distance ~ age + (age|Subject), data=Orthodont)
## standardized residuals versus fitted values by gender
plot(fm1, resid(., scaled=TRUE) ~ fitted(.) | Sex, abline = 0)
## box-plots of residuals by Subject
plot(fm1, Subject ~ resid(., scaled=TRUE))
## observed versus fitted values by Subject
plot(fm1, distance ~ fitted(.) | Subject, abline = c(0,1))
## residuals by age, separated by Subject
plot(fm1, resid(., scaled=TRUE) ~ age | Sex, abline = 0)
## scale-location plot, with red smoothed line
scale_loc_plot <- function(m, line.col = "red", line.lty = 1,
                           line.lwd = 2) {
  plot(fm1, sqrt(abs(resid(.))) ~ fitted(.),
       type = c("p", "smooth"),
       par.settings = list(plot.line =
                             list(alpha=1, col = line.col,
                                  lty = line.lty, lwd = line.lwd)))
}
scale_loc_plot(fm1)
## Q-Q plot
lattice::qqmath(fm1, id=0.05)
ggp.there <- "package:ggplot2" %in% search()
if (ggp.there || require("ggplot2")) {
    ## we can create the same plots using ggplot2 and the fortify() function
    fm1F <- fortify.merMod(fm1)
    ggplot(fm1F, aes(.fitted, .resid)) + geom_point(colour="blue") +
           facet_grid(. ~ Sex) + geom_hline(yintercept=0)
    ## note: Subjects are ordered by mean distance
    ggplot(fm1F, aes(Subject,.resid)) + geom_boxplot() + coord_flip()
    ggplot(fm1F, aes(.fitted,distance)) + geom_point(colour="blue") +
        facet_wrap(~Subject) +geom_abline(intercept=0,slope=1)
    ggplot(fm1F, aes(age,.resid)) + geom_point(colour="blue") + facet_grid(.~Sex) +
        geom_hline(yintercept=0)+ geom_line(aes(group=Subject),alpha=0.4) +
        geom_smooth(method="loess")
    ## (warnings about loess are due to having only 4 unique x values)
    if(!ggp.there) detach("package:ggplot2")
}



cleanEx()
nameEx("plots.thpr")
### * plots.thpr

flush(stderr()); flush(stdout())

### Name: plots.thpr
### Title: Mixed-Effects Profile Plots (Regular / Density / Pairs)
### Aliases: xyplot.thpr densityplot.thpr splom.thpr

### ** Examples

## see   example("profile.merMod")



cleanEx()
nameEx("predict.merMod")
### * predict.merMod

flush(stderr()); flush(stdout())

### Name: predict.merMod
### Title: Predictions from a model at new data values
### Aliases: predict.merMod

### ** Examples

(gm1 <- glmer(cbind(incidence, size - incidence) ~ period + (1 |herd), cbpp, binomial))
str(p0 <- predict(gm1))            # fitted values
str(p1 <- predict(gm1,re.form=NA))  # fitted values, unconditional (level-0)
newdata <- with(cbpp, expand.grid(period=unique(period), herd=unique(herd)))
str(p2 <- predict(gm1,newdata))    # new data, all RE
str(p3 <- predict(gm1,newdata,re.form=NA)) # new data, level-0
str(p4 <- predict(gm1,newdata,re.form= ~(1|herd))) # explicitly specify RE
stopifnot(identical(p2, p4))
## Don't show: 

## predict() should work with variable names with spaces [as lm() does]:
dd <- expand.grid(y=1:3, "Animal ID" = 1:9)
fm <- lmer(y ~ 1 + (1 | `Animal ID`),  dd)
summary(fm)
isel <- c(7, 9, 11, 13:17, 20:22)
stopifnot(all.equal(vcov(fm)[1,1], 0.02564102564),
	  all.equal(unname(predict(fm, newdata = dd[isel,])),
		    unname( fitted(fm) [isel])))
## End(Don't show)
 



cleanEx()
nameEx("profile-methods")
### * profile-methods

flush(stderr()); flush(stdout())

### Name: profile-methods
### Title: Profile method for merMod objects
### Aliases: as.data.frame.thpr log.thpr logProf varianceProf
###   profile-methods profile.merMod
### Keywords: methods

### ** Examples

fm01ML <- lmer(Yield ~ 1|Batch, Dyestuff, REML = FALSE)
system.time(
  tpr  <- profile(fm01ML, optimizer="Nelder_Mead", which="beta_")
)## fast; as only *one* beta parameter is profiled over -> 0.09s (2022)

## full profiling (default which means 'all') needs longer:
system.time( tpr  <- profile(fm01ML, signames=FALSE))
## ~ 0.26s (2022) + possible warning about convergence
(confint(tpr) -> CIpr)
if (interactive()) {
 library("lattice")
 xyplot(tpr)
 xyplot(tpr, absVal=TRUE) # easier to see conf.int.s (and check symmetry)
 xyplot(tpr, conf = c(0.95, 0.99), # (instead of all five 50, 80,...)
        main = "95% and 99% profile() intervals")
 xyplot(logProf(tpr, ranef=FALSE),
        main = expression("lmer profile()s"~~ log(sigma)*" (only log)"))
 densityplot(tpr, main="densityplot( profile(lmer(..)) )")
 densityplot(varianceProf(tpr), main=" varianceProf( profile(lmer(..)) )")
 splom(tpr)
 splom(logProf(tpr, ranef=FALSE))
 doMore <- lme4:::testLevel() > 2 
 if(doMore) { ## not typically, for time constraint reasons
   ## Batch and residual variance only
   system.time(tpr2 <- profile(fm01ML, which=1:2)) # , optimizer="Nelder_Mead" gives warning
   print( xyplot(tpr2) )
   print( xyplot(log(tpr2)) )# log(sigma) is better
   print( xyplot(logProf(tpr2, ranef=FALSE)) )

   ## GLMM example
   gm1 <- glmer(cbind(incidence, size - incidence) ~ period + (1 | herd),
               data = cbpp, family = binomial)
   ## running ~ 10 seconds on a modern machine {-> "verbose" while you wait}:
   print( system.time(pr4 <- profile(gm1, verbose=TRUE)) )
   print( xyplot(pr4, layout=c(5,1), as.table=TRUE) )
   print( xyplot(log(pr4), absVal=TRUE) ) # log(sigma_1)
   print( splom(pr4) )
   print( system.time( # quicker: only sig01 and one fixed effect
       pr2 <- profile(gm1, which=c("theta_", "period2"))))
   print( confint(pr2) )
   ## delta..: higher underlying resolution, only for 'sigma_1':
   print( system.time(
       pr4.hr <- profile(gm1, which="theta_", delta.cutoff=1/16)))
   print( xyplot(pr4.hr) )
 }
} # only if interactive()



cleanEx()
nameEx("ranef")
### * ranef

flush(stderr()); flush(stdout())

### Name: ranef
### Title: Extract the modes of the random effects
### Aliases: ranef ranef.merMod dotplot.ranef.mer qqmath.ranef.mer
###   as.data.frame.ranef.mer
### Keywords: methods models

### ** Examples

library(lattice) ## for dotplot, qqmath
fm1 <- lmer(Reaction ~ Days + (Days|Subject), sleepstudy)
fm2 <- lmer(Reaction ~ Days + (1|Subject) + (0+Days|Subject), sleepstudy)
fm3 <- lmer(diameter ~ (1|plate) + (1|sample), Penicillin)
ranef(fm1)
str(rr1 <- ranef(fm1))
dotplot(rr1)  ## default
qqmath(rr1)
## specify free scales in order to make Day effects more visible
dotplot(rr1,scales = list(x = list(relation = 'free')))[["Subject"]]
## plot options: ... can specify appearance of vertical lines with
## lty.v, col.line.v, lwd.v, etc..
dotplot(rr1, lty = 3, lty.v = 2, col.line.v = "purple",
        col = "red", col.line.h = "gray")
ranef(fm2)
op <- options(digits = 4)
ranef(fm3, drop = TRUE)
options(op)
## as.data.frame() provides RE's and conditional standard deviations:
str(dd <- as.data.frame(rr1))
if (require(ggplot2)) {
    ggplot(dd, aes(y=grp,x=condval)) +
        geom_point() + facet_wrap(~term,scales="free_x") +
        geom_errorbarh(aes(xmin=condval -2*condsd,
                           xmax=condval +2*condsd), height=0)
}



cleanEx()
nameEx("rePCA")
### * rePCA

flush(stderr()); flush(stdout())

### Name: rePCA
### Title: PCA of random-effects covariance matrix
### Aliases: rePCA

### ** Examples

  fm1 <- lmer(Reaction~Days+(Days|Subject), sleepstudy)
  rePCA(fm1)



cleanEx()
nameEx("rePos-class")
### * rePos-class

flush(stderr()); flush(stdout())

### Name: rePos-class
### Title: Class '"rePos"'
### Aliases: rePos-class
### Keywords: classes

### ** Examples

showClass("rePos")



cleanEx()
nameEx("refit")
### * refit

flush(stderr()); flush(stdout())

### Name: refit
### Title: Refit a (merMod) Model with a Different Response
### Aliases: refit refit.merMod

### ** Examples

## Ex. 1: using refit() to fit each column in a matrix of responses -------
set.seed(101)
Y <- matrix(rnorm(1000),ncol=10)
## combine first column of responses with predictor variables
d <- data.frame(y=Y[,1],x=rnorm(100),f=rep(1:10,10))
## (use check.conv.grad="ignore" to disable convergence checks because we
##  are using a fake example)
## fit first response
fit1 <- lmer(y ~ x+(1|f), data = d,
             control= lmerControl(check.conv.grad="ignore",
                                  check.conv.hess="ignore"))
## combine fit to first response with fits to remaining responses
res <- c(fit1, lapply(as.data.frame(Y[,-1]), refit, object=fit1))

## Ex. 2: refitting simulated data using data that contain NA values ------
sleepstudyNA <- sleepstudy
sleepstudyNA$Reaction[1:3] <- NA
fm0 <- lmer(Reaction ~ Days + (1|Subject), sleepstudyNA)
## the special case of refitting with a single simulation works ...
ss0 <- refit(fm0, simulate(fm0))
## ... but if simulating multiple responses (for efficiency),
## need to use na.action=na.exclude in order to have proper length of data
fm1 <- lmer(Reaction ~ Days + (1|Subject), sleepstudyNA, na.action=na.exclude)
ss <- simulate(fm1, 5)
res2 <- refit(fm1, ss[[5]])



cleanEx()
nameEx("sigma")
### * sigma

flush(stderr()); flush(stdout())

### Name: sigma
### Title: Extract Residual Standard Deviation 'Sigma'
### Aliases: sigma sigma.merMod

### ** Examples

methods(sigma)# from R 3.3.0 on, shows methods from pkgs 'stats' *and* 'lme4'



cleanEx()
nameEx("simulate.merMod")
### * simulate.merMod

flush(stderr()); flush(stdout())

### Name: simulate.merMod
### Title: Simulate Responses From 'merMod' Object
### Aliases: simulate.merMod .simulateFun

### ** Examples

## test whether fitted models are consistent with the
##  observed number of zeros in CBPP data set:
gm1 <- glmer(cbind(incidence, size - incidence) ~ period + (1 | herd),
             data = cbpp, family = binomial)
gg <- simulate(gm1,1000)
zeros <- sapply(gg,function(x) sum(x[,"incidence"]==0))
plot(table(zeros))
abline(v=sum(cbpp$incidence==0),col=2)
##
## simulate from a non-fitted model; in this case we are just
## replicating the previous model, but starting from scratch
params <- list(theta=0.5,beta=c(2,-1,-2,-3))
simdat <- with(cbpp,expand.grid(herd=levels(herd),period=factor(1:4)))
simdat$size <- 15
simdat$incidence <- sample(0:1,size=nrow(simdat),replace=TRUE)
form <- formula(gm1)[-2]  ## RHS of equation only
simulate(form,newdata=simdat,family=binomial,
    newparams=params)
## simulate from negative binomial distribution instead
simulate(form,newdata=simdat,family=negative.binomial(theta=2.5),
    newparams=params)



cleanEx()
nameEx("sleepstudy")
### * sleepstudy

flush(stderr()); flush(stdout())

### Name: sleepstudy
### Title: Reaction times in a sleep deprivation study
### Aliases: sleepstudy
### Keywords: datasets

### ** Examples

str(sleepstudy)
require(lattice)
xyplot(Reaction ~ Days | Subject, sleepstudy, type = c("g","p","r"),
       index = function(x,y) coef(lm(y ~ x))[1],
       xlab = "Days of sleep deprivation",
       ylab = "Average reaction time (ms)", aspect = "xy")
(fm1 <- lmer(Reaction ~ Days + (Days|Subject), sleepstudy, subset=Days>=2))
## independent model
(fm2 <- lmer(Reaction ~ Days + (1|Subject) + (0+Days|Subject), sleepstudy, subset=Days>=2))



cleanEx()
nameEx("subbars")
### * subbars

flush(stderr()); flush(stdout())

### Name: subbars
### Title: "Sub[stitute] Bars"
### Aliases: subbars
### Keywords: models utilities

### ** Examples

subbars(Reaction ~ Days + (Days|Subject)) ## => Reaction ~ Days + (Days + Subject)



cleanEx()
nameEx("utilities")
### * utilities

flush(stderr()); flush(stdout())

### Name: prt-utilities
### Title: Print and Summary Method Utilities for Mixed Effects
### Aliases: .prt.methTit .prt.VC .prt.aictab .prt.call .prt.family
###   .prt.grps .prt.methTit .prt.resids .prt.warn formatVC llikAIC
###   methTitle
### Keywords: utilities

### ** Examples

## Create a few "lme4 standard" models ------------------------------
fm1 <- lmer(Reaction ~ Days + (Days | Subject), sleepstudy)
fmM <- update(fm1, REML=FALSE) # -> Maximum Likelihood
fmQ <- update(fm1, . ~ Days + (Days | Subject))

gm1 <- glmer(cbind(incidence, size - incidence) ~ period + (1 | herd),
             data = cbpp, family = binomial)
gmA <- update(gm1, nAGQ = 5)


(lA1 <- llikAIC(fm1))
(lAM <- llikAIC(fmM))
(lAg <- llikAIC(gmA))

(m1 <- methTitle(fm1 @ devcomp $ dims))
(mM <- methTitle(fmM @ devcomp $ dims))
(mG <- methTitle(gm1 @ devcomp $ dims))
(mA <- methTitle(gmA @ devcomp $ dims))

.prt.methTit(m1, class(fm1))
.prt.methTit(mA, class(gmA))

.prt.family(gaussian())
.prt.family(binomial())
.prt.family( poisson())

.prt.resids(residuals(fm1), digits = 4)
.prt.resids(residuals(fmM), digits = 2)

.prt.call(getCall(fm1))
.prt.call(getCall(gm1))

.prt.aictab ( lA1 $ AICtab ) # REML
.prt.aictab ( lAM $ AICtab ) # ML --> AIC, BIC, ...

V1 <- VarCorr(fm1)
m <- formatVC(V1)
stopifnot(is.matrix(m), is.character(m), ncol(m) == 4)
print(m, quote = FALSE) ## prints all but the first line of .prt.VC() below:
.prt.VC( V1, digits = 4)
## Random effects:
##  Groups   Name        Std.Dev. Corr
##  Subject  (Intercept) 24.740
##           Days         5.922   0.07
##  Residual             25.592
p1 <- capture.output(V1)
p2 <- capture.output( print(m, quote=FALSE) )
pX <- capture.output( .prt.VC(V1, digits = max(3, getOption("digits")-2)) )
stopifnot(identical(p1, p2),
          identical(p1, pX[-1])) # [-1] : dropping 1st line

(Vq <- VarCorr(fmQ)) # default print()
print(Vq, comp = c("Std.Dev.", "Variance"))
print(Vq, comp = c("Std.Dev.", "Variance"), corr=FALSE)
print(Vq, comp = "Variance")

.prt.grps(ngrps = ngrps(fm1),
          nobs  = nobs (fm1))
## --> Number of obs: 180, groups:  Subject, 18

.prt.warn(fm1 @ optinfo) # nothing .. had no warnings
.prt.warn(fmQ @ optinfo) # (ditto)



cleanEx()
nameEx("vcconv")
### * vcconv

flush(stderr()); flush(stdout())

### Name: vcconv
### Title: Convert between representations of (co-)variance structures
### Aliases: vcconv mlist2vec vec2mlist vec2STlist sdcor2cov cov2sdcor
###   Vv_to_Cv Sv_to_Cv Cv_to_Vv Cv_to_Sv

### ** Examples

vec2mlist(1:6)
mlist2vec(vec2mlist(1:6)) # approximate inverse



cleanEx()
nameEx("vcov.merMod")
### * vcov.merMod

flush(stderr()); flush(stdout())

### Name: vcov.merMod
### Title: Covariance matrix of estimated parameters
### Aliases: vcov.merMod vcov.summary.merMod
### Keywords: models

### ** Examples

fm1 <- lmer(Reaction ~ Days + (Days | Subject), sleepstudy)
gm1 <- glmer(cbind(incidence, size - incidence) ~ period + (1 | herd),
             data = cbpp, family = binomial)
(v1 <- vcov(fm1))
v2 <- vcov(fm1, correlation = TRUE)
# extract the hidden 'correlation' entry in @factors
as(v2, "corMatrix")
v3 <- vcov(gm1)
v3X <- vcov(gm1, use.hessian  = FALSE)
all.equal(v3, v3X)
## full correlatiom matrix
cv <- vcov(fm1, full = TRUE)
image(cv, xlab = "", ylab = "",
      scales = list(y = list(labels = rownames(cv)),
                    at = seq(nrow(cv)),
                    x = list(labels = NULL)))



### * <FOOTER>
###
cleanEx()
options(digits = 7L)
base::cat("Time elapsed: ", proc.time() - base::get("ptime", pos = 'CheckExEnv'),"\n")
grDevices::dev.off()
###
### Local variables: ***
### mode: outline-minor ***
### outline-regexp: "\\(> \\)?### [*]+" ***
### End: ***
quit('no')
